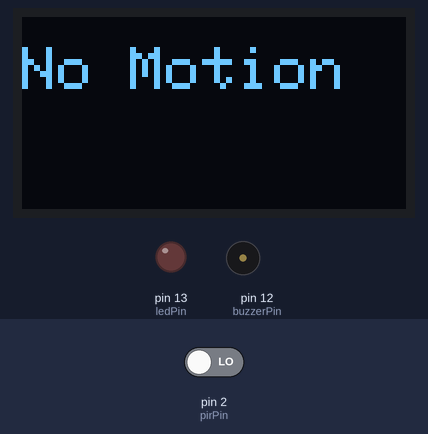
The program below on a simulated Arduino Uno, built with avr-gcc and run on an emulated ATmega328P. Parts: 128×64 one-colour display, output pins drawn as LEDs (lit = HIGH), buzzer (waves = sounding). The inputs (shaded band) are chosen by the test bench; at power-on: pin 2 (pirPin) LOW. What the program prints to the serial monitor is not drawn.

Above: at 4.8 s.
4.9 s: pin 2 (pirPin) driven HIGH
At 6.7 s:
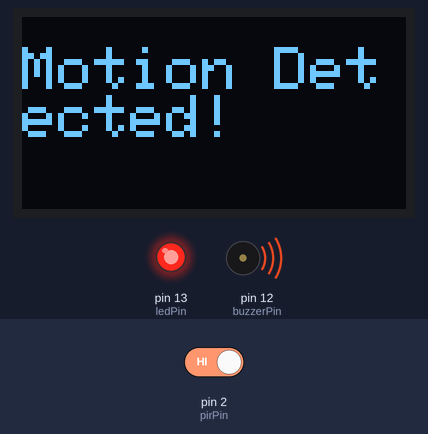
7.6 s: pin 2 (pirPin) driven LOW
At 9.3 s:
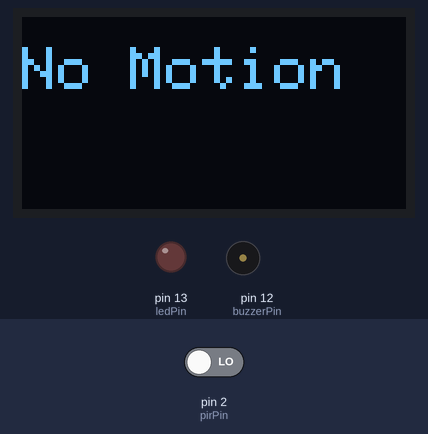
Timing chart, 0 to 10.8 s (numbered marks = the images above; inputs shaded):
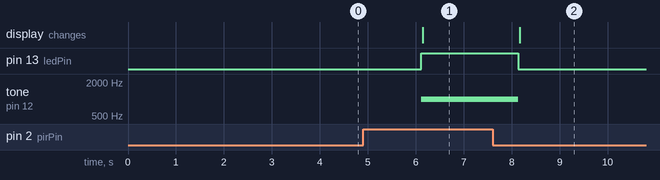

The program:

main.cpp
```cpp
#include <Arduino.h>
#include <Wire.h>
#include <Adafruit_GFX.h>
#include <Adafruit_SSD1306.h>

const int ledPin = 13;
const int buzzerPin = 12;
const int pirPin = 2;

const int SCREEN_WIDTH = 128;
const int SCREEN_HEIGHT = 64;

Adafruit_SSD1306 display(SCREEN_WIDTH, SCREEN_HEIGHT, &Wire, -1);


void setup() {
  Serial.begin(9600);

  if(!display.begin(SSD1306_SWITCHCAPVCC, 0x3C)) { // Address 0x3C for 128x32/64 displays
    Serial.println(F("SSD1306 allocation failed"));
    while(true);
  }
  pinMode(ledPin, OUTPUT);
  pinMode(buzzerPin, OUTPUT);
  pinMode(pirPin, INPUT);

}

void loop() {
  int pirState = digitalRead(pirPin);

  if (pirState == HIGH) {
    digitalWrite(ledPin, HIGH);
    tone(buzzerPin, 1000);
    display.clearDisplay();
    display.setTextSize(2);
    display.setTextColor(SSD1306_WHITE);
    display.setCursor(0,10);
    display.println("Motion Detected!");
    display.display();
    Serial.println("Motion Detected!");

    delay(2000);
  }
  else {
    digitalWrite(ledPin, LOW);
    noTone(buzzerPin);
    display.clearDisplay();
    display.setTextSize(2);
    display.setTextColor(SSD1306_WHITE);
    display.setCursor(0,10);
    display.println("No Motion");
    display.display();
    Serial.println("No Motion");

    delay(2000);
  }

}
```

Measured:
- after the input at 4.9 s, pin 13 (ledPin): LOW → HIGH after 1.2 s; tone on pin 12 (buzzerPin): silent → 1000 Hz after 1.2 s; the display: changes after 1.2 s (image 1)
- after the input at 7.6 s, pin 13 (ledPin): HIGH → LOW after 0.54 s; tone on pin 12 (buzzerPin): 1000 Hz → silent after 0.54 s; the display: changes after 0.57 s (image 2)
